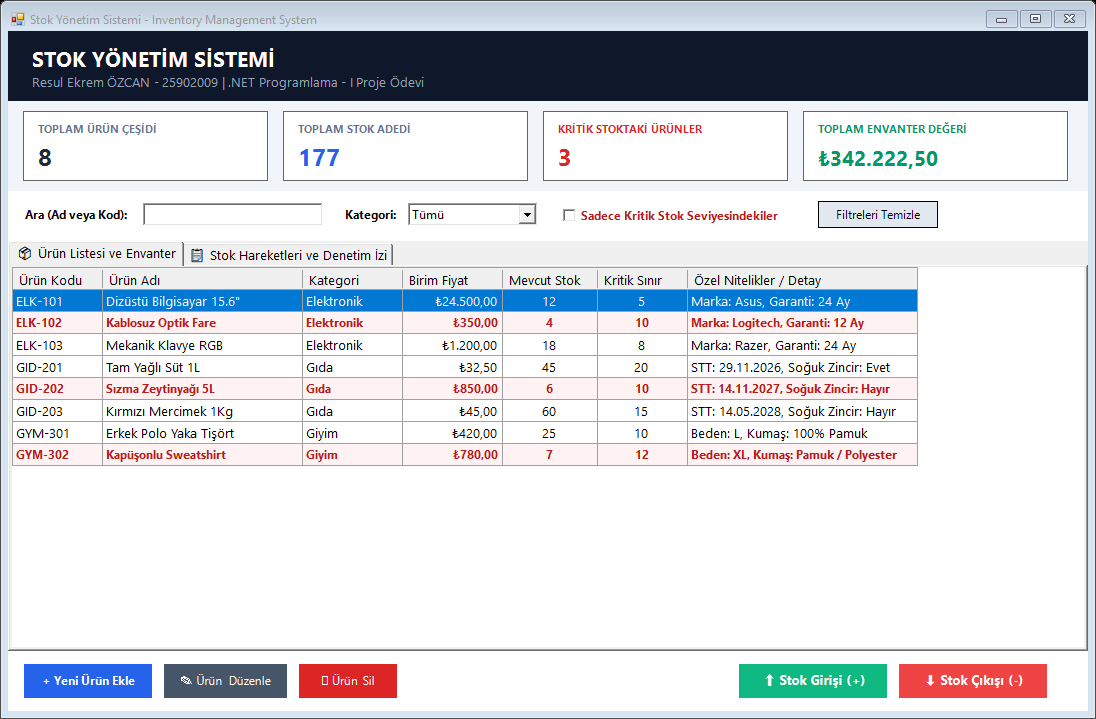
#> input picture Screenshots/01_AnaEkran_GenelGörünüm.png, 1096 x 719 px, found by its file name
$ python generate_clean_dialog_images.py
#> lines starting #> are read from the running program, lines starting #| are printed output that depends on the picture
# -*- coding: utf-8 -*-
import os
import math
from PIL import Image, ImageDraw, ImageFont

def draw_stylish_arrow(draw, start, end, color='#2563eb', width=3, arrow_len=14):
    x0, y0 = start
    x1, y1 = end

    # Başlangıç noktasına şık bir hedef daire/nokta koy
    draw.ellipse([x0-4, y0-4, x0+4, y0+4], fill=color, outline='#ffffff', width=1)

    # Çizgi
    draw.line([start, end], fill=color, width=width)

    # Ok Başı
    angle = math.atan2(y1 - y0, x1 - x0)
    angle1 = angle + math.pi - math.pi / 5.5
    angle2 = angle + math.pi + math.pi / 5.5

    p1 = (x1 + arrow_len * math.cos(angle1), y1 + arrow_len * math.sin(angle1))
    p2 = (x1 + arrow_len * math.cos(angle2), y1 + arrow_len * math.sin(angle2))
    draw.polygon([end, p1, p2], fill=color)

def draw_badge_card(draw, rect, badge_num, title, lines, color_theme, font_num, font_title, font_body):
    x, y, w, h = rect
    bg = color_theme['bg']
    border = color_theme['border']
    primary = color_theme['primary']
    text_color = color_theme['text']

    # Gölge efekti
    draw.rounded_rectangle([x+3, y+3, x+w+3, y+h+3], radius=10, fill='#e2e8f0')
    # Ana Kart
    draw.rounded_rectangle([x, y, x+w, y+h], radius=10, fill=bg, outline=border, width=2)

    # Rozet (Numara Çemberi)
    bx, by, br = x + 24, y + 24, 14
    draw.ellipse([bx-br, by-br, bx+br, by+br], fill=primary)

    # Rozet Numarası (Merkezleme)
    draw.text((bx-5, by-8), str(badge_num), fill='#ffffff', font=font_num)

    # Başlık
    draw.text((x + 48, y + 14), title, fill=primary, font=font_title)

    # Açıklama Metinleri
    cur_y = y + 42
    for line in lines:
        draw.text((x + 16, cur_y), line, fill=text_color, font=font_body)
        cur_y += 18

base_shots = r"C:\Users\ahmet\OneDrive\Desktop\.NET PROJE ÖDEVİ\25902009_ResulEkremOzcan_InventoryManagement\Screenshots"
out_dir = r"C:\Users\ahmet\OneDrive\Desktop\.NET PROJE ÖDEVİ\25902009_ResulEkremOzcan_InventoryManagement\03_Report\Gorseller"
os.makedirs(out_dir, exist_ok=True)

# Fontlar
try:
    f_header = ImageFont.truetype("arialbd.ttf", 20)
    f_sub = ImageFont.truetype("arial.ttf", 13)
    f_num = ImageFont.truetype("arialbd.ttf", 13)
    f_title = ImageFont.truetype("arialbd.ttf", 13)
    f_body = ImageFont.truetype("arial.ttf", 11)
except:
    f_header = ImageFont.load_default()
    f_sub = ImageFont.load_default()
    f_num = ImageFont.load_default()
    f_title = ImageFont.load_default()
    f_body = ImageFont.load_default()

themes = {
    'blue':   {'bg': '#f8faff', 'border': '#3b82f6', 'primary': '#1d4ed8', 'text': '#1e293b'},
    'green':  {'bg': '#f6fdf8', 'border': '#22c55e', 'primary': '#15803d', 'text': '#1e293b'},
    'red':    {'bg': '#fef7f7', 'border': '#ef4444', 'primary': '#b91c1c', 'text': '#1e293b'},
    'purple': {'bg': '#faf6ff', 'border': '#a855f7', 'primary': '#7e22ce', 'text': '#1e293b'},
    'amber':  {'bg': '#fffbf0', 'border': '#f59e0b', 'primary': '#b45309', 'text': '#1e293b'}
}

# =========================================================================
# GÖRSEL 1: ANA EKRAN KULLANIM & KONTROL REHBERİ
# =========================================================================
img1_raw = Image.open(os.path.join(base_shots, "01_AnaEkran_GenelGörünüm.png"))
#> img1_raw is the input picture: PIL image 1096x719 RGBA; mean R, G, B, A 211.9, 214.1, 219.4, 255
w_raw, h_raw = img1_raw.size
#> w_raw = 1096; h_raw = 719
canvas1 = Image.new('RGB', (w_raw + 480, h_raw + 100), color='#f1f5f9')
d1 = ImageDraw.Draw(canvas1)

# Üst Başlık Şeridi
d1.rectangle([0, 0, canvas1.width, 60], fill='#0f172a')
d1.text((30, 12), "STOK YÖNETİM SİSTEMİ • ANA EKRAN BİLEŞENLERİ VE KONTROL REHBERİ", fill='#ffffff', font=f_header)
d1.text((30, 36), "Resul Ekrem ÖZCAN - 25902009 | BGT331 .NET Programlama - I", fill='#94a3b8', font=f_sub)

# Ekranı Yapıştır
canvas1.paste(img1_raw, (30, 80))

# Sağdaki Dialog/Açıklama Kartları
cx = w_raw + 50
#> cx = 1146
draw_badge_card(d1, (cx, 80, 430, 95), 1, "CANLI DASHBOARD KARTLARI", [
    "• Toplam Urun, Toplam Stok, Kritik Stok ve Envanter Tutari.",
    "• Sabit sayi degildir; generic List<Urun> uzerinden dinamik",
    "  formuller ve LINQ sorgulari ile her islemde guncellenir."
], themes['blue'], f_num, f_title, f_body)
#> in draw_badge_card, `bg = color_theme['bg']`: bg = '#f8faff'
#> in draw_badge_card, `border = color_theme['border']`: border = '#3b82f6'
#> in draw_badge_card, `primary = color_theme['primary']`: primary = '#1d4ed8'
#> in draw_badge_card, `text_color = color_theme['text']`: text_color = '#1e293b'
#> after the loop in draw_badge_card, `for line in lines:`: cur_y = 176
draw_stylish_arrow(d1, (450, 195), (cx, 125), color='#1d4ed8', width=3)

draw_badge_card(d1, (cx, 195, 430, 95), 2, "CANLI ARAMA & KATEGORI FILTRESI", [
    "• txtArama ile ad veya kod yazildikca liste aninda suzulur.",
    "• ComboBox ile Elektronik, Gida ve Giyim kategorilerine gore",
    "  tek tikla filtreleme yapilir. Filtreleri Temizle ile sifirlanir."
], themes['green'], f_num, f_title, f_body)
draw_stylish_arrow(d1, (400, 260), (cx, 240), color='#15803d', width=3)

draw_badge_card(d1, (cx, 310, 430, 105), 3, "KRITIK STOK FILTRESI & RENK VURGUSU", [
    "• Kritik stok sinirinin altindaki urunler tabloda acik kirmizi",
    "  renkle boyanarak yoneticiye acil tedarik uyarisi verir.",
    "• Onay kutusu secildiginde sadece kritik urunler listelenir."
], themes['red'], f_num, f_title, f_body)
draw_stylish_arrow(d1, (500, 370), (cx, 360), color='#b91c1c', width=3)

draw_badge_card(d1, (cx, 435, 430, 105), 4, "POLIMORFIK DETAY SUTUNU (OOP)", [
    "• DetayBilgisiGetir() soyut metodunun polimorfik cagrisidir.",
    "• Elektronik icin 'Marka & Garanti', Gida icin 'STT & Soguk",
    "  Zincir', Giyim icin 'Beden & Kumas' bilgisi dinamik gosterilir."
], themes['purple'], f_num, f_title, f_body)
draw_stylish_arrow(d1, (w_raw - 120, 380), (cx, 485), color='#7e22ce', width=3)

draw_badge_card(d1, (cx, 560, 430, 95), 5, "URUN YONETIMI BUTONLARI (CRUD)", [
    "• Yeni Urun Ekle: FormUrunEkleGuncelle diyalogunu acar.",
    "• Urun Duzenle & Urun Sil: Secili kaydi gunceller veya siler.",
    "• Mukerrer kod kontrolu ile ayni kodun eklenmesi engellenir."
], themes['amber'], f_num, f_title, f_body)
draw_stylish_arrow(d1, (200, h_raw + 40), (cx, 605), color='#b45309', width=3)

draw_badge_card(d1, (cx, 675, 430, 105), 6, "STOK GIRIS (+) VE CIKIS (-) ISLEMLERI", [
    "• Secili urunun stogunu kontrollu artirir veya guvenle dusurur.",
    "• Miktar 0, 000 veya negatif girilemez; aciklama zorunludur.",
    "• Yetersiz bakiye kilidiyle eksi stok riski kesin olarak engellenir."
], themes['green'], f_num, f_title, f_body)
draw_stylish_arrow(d1, (w_raw - 120, h_raw + 40), (cx, 725), color='#15803d', width=3)

canvas1.save(os.path.join(out_dir, "01_AnaEkran_Rehberi.png"))

# =========================================================================
# GÖRSEL 2: YENİ ÜRÜN EKLEME / GÜNCELLEME DİYALOG REHBERİ
# =========================================================================
img2_raw = Image.open(os.path.join(base_shots, "02_YeniUrun_EklemeEkrani.png"))
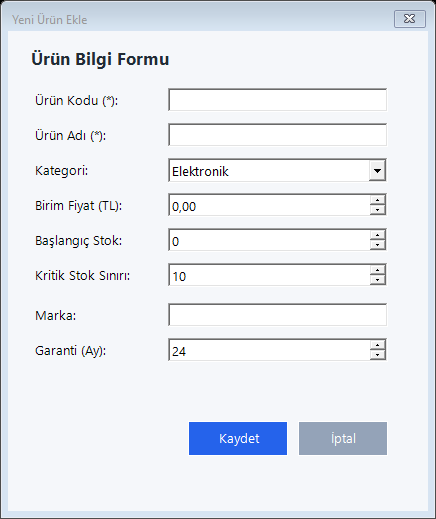
#> input picture Screenshots/02_YeniUrun_EklemeEkrani.png, 436 x 519 px, found by its file name
#> img2_raw is the input picture: PIL image 436x519 RGBA; mean R, G, B, A 232.7, 236.3, 241.8, 255
w2_raw, h2_raw = img2_raw.size
#> w2_raw = 436; h2_raw = 519
canvas2 = Image.new('RGB', (w2_raw + 520, h2_raw + 100), color='#f1f5f9')
d2 = ImageDraw.Draw(canvas2)

d2.rectangle([0, 0, canvas2.width, 60], fill='#0f172a')
d2.text((30, 12), "ÜRÜN EKLEME VE DOĞRULAMA (VALIDATION) REHBERİ", fill='#ffffff', font=f_header)
d2.text((30, 36), "FormUrunEkleGuncelle • Kapsülleme ve Veri Bütünlüğü Doğrulamaları", fill='#94a3b8', font=f_sub)

canvas2.paste(img2_raw, (30, 80))
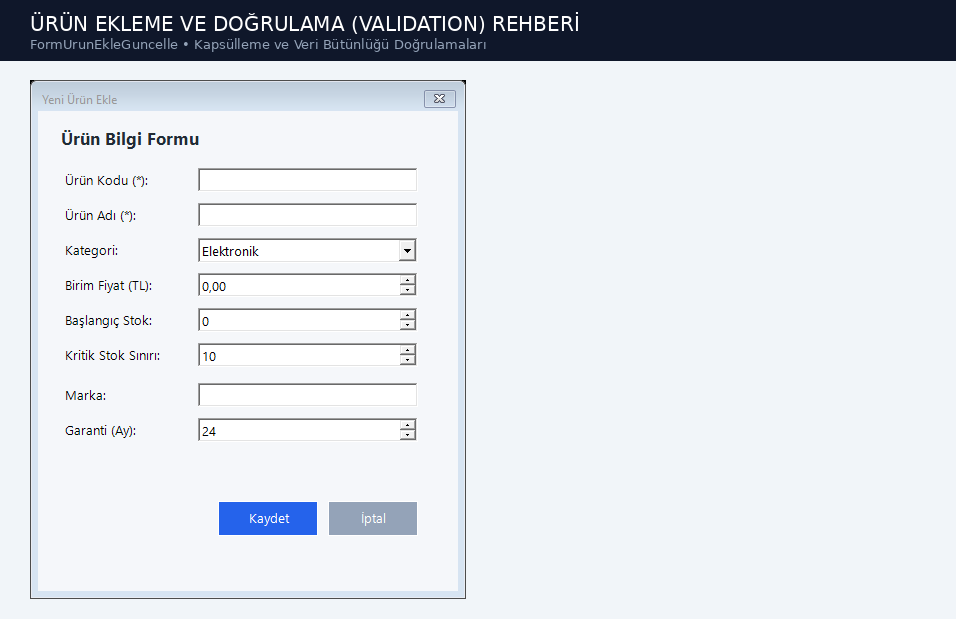
#> canvas2: PIL image 956x619 RGB; mean R, G, B 216.9, 221.1, 227.1

cx2 = w2_raw + 50
#> cx2 = 486
draw_badge_card(d2, (cx2, 90, 480, 85), 1, "BENZERSIZ URUN KODU VE UZUNLUK KONTROLU", [
    "• string.IsNullOrWhiteSpace kontrolu ile bos birakilamaz.",
    "• En az 2 karakter olmali ve @, #, $, % gibi ozel karakterler",
    "  kesinlikle engellenir. Mukerrer/ayni kod eklenemez."
], themes['red'], f_num, f_title, f_body)
draw_stylish_arrow(d2, (340, 140), (cx2, 130), color='#b91c1c', width=3)

draw_badge_card(d2, (cx2, 195, 480, 85), 2, "KATEGORI SECIMI VE DINAMIK KALITIM PANELİ", [
    "• Kategori secildiginde alt panel dinamik olarak degisir.",
    "• Elektronik ise Marka/Garanti, Gida ise STT/Soguk Zincir,",
    "  Giyim ise Beden/Kumas panel kontrolleri gorunur hale gelir."
], themes['blue'], f_num, f_title, f_body)
draw_stylish_arrow(d2, (340, 215), (cx2, 235), color='#1d4ed8', width=3)

draw_badge_card(d2, (cx2, 300, 480, 85), 3, "KAPSULLEME: 0 TL VE NEGATIF FIYAT KORUMASI", [
    "• NumericUpDown kontrolu ile yalnizca sayisal giris yapilir.",
    "• Urun.cs kapsulleme katmaninda fiyat <= 0 ise sistem hata",
    "  firlatir; bedelsiz veya eksi fiyatli urun eklenemez."
], themes['green'], f_num, f_title, f_body)
draw_stylish_arrow(d2, (340, 255), (cx2, 340), color='#15803d', width=3)

draw_badge_card(d2, (cx2, 405, 480, 85), 4, "POLIMORFIK ALANLAR VE GUCLU VALIDASYON", [
    "• Marka, Beden ve Kumas alanlarina zararli ozel karakterlerin",
    "  girisi regex filtreleri ile engellenerek veri guvenligi saglanir."
], themes['purple'], f_num, f_title, f_body)
draw_stylish_arrow(d2, (340, 390), (cx2, 445), color='#7e22ce', width=3)

draw_badge_card(d2, (cx2, 510, 480, 80), 5, "KAYDET VE DOGRULAMA (btnKaydet_Click)", [
    "• Try-Catch bloklari altinda somut alt sinif (Derived Class)",
    "  new'lenerek StokYonetici listesine guvenle dahil edilir."
], themes['amber'], f_num, f_title, f_body)
draw_stylish_arrow(d2, (260, h2_raw + 20), (cx2, 550), color='#b45309', width=3)

canvas2.save(os.path.join(out_dir, "02_UrunEkleme_Rehberi.png"))

# =========================================================================
# GÖRSEL 3: STOK GİRİŞ VE ÇIKIŞ GÜVENLİK DİYALOGLARI
# =========================================================================
img3_raw = Image.open(os.path.join(base_shots, "03_StokGiris_Ekrani.png"))
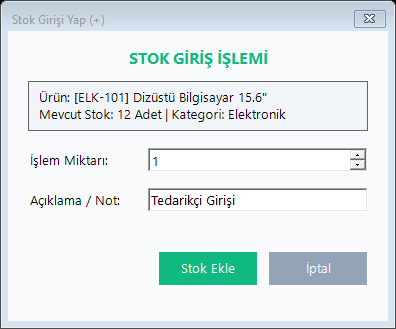
#> input picture Screenshots/03_StokGiris_Ekrani.png, 396 x 329 px, found by its file name
#> img3_raw is the input picture: PIL image 396x329 RGBA; mean R, G, B, A 225.7, 234.3, 236.8, 255
img4_raw = Image.open(os.path.join(base_shots, "04_StokCikis_Ekrani.png"))
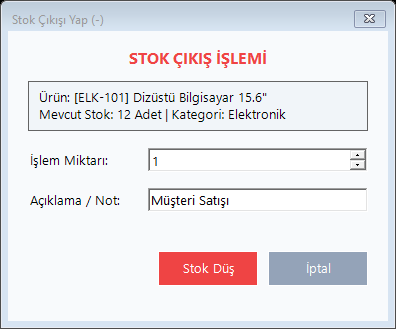
#> input picture Screenshots/04_StokCikis_Ekrani.png, 396 x 329 px, found by its file name
#> img4_raw is the input picture: PIL image 396x329 RGBA; mean R, G, B, A 232.3, 230.9, 235, 255

w3_raw, h3_raw = img3_raw.size
#> w3_raw = 396; h3_raw = 329
canvas3 = Image.new('RGB', (w3_raw + 550, h3_raw * 2 + 130), color='#f1f5f9')
d3 = ImageDraw.Draw(canvas3)

d3.rectangle([0, 0, canvas3.width, 60], fill='#0f172a')
d3.text((30, 12), "STOK HAREKETLERİ • GİRİŞ (+) VE ÇIKIŞ (-) GÜVENLİK DİYALOGLARI", fill='#ffffff', font=f_header)
d3.text((30, 36), "FormStokIslem • 0, 000 Engeli, Yetersiz Bakiye Kilidi ve Denetim İzi", fill='#94a3b8', font=f_sub)

canvas3.paste(img3_raw, (30, 80))
canvas3.paste(img4_raw, (30, 80 + h3_raw + 30))
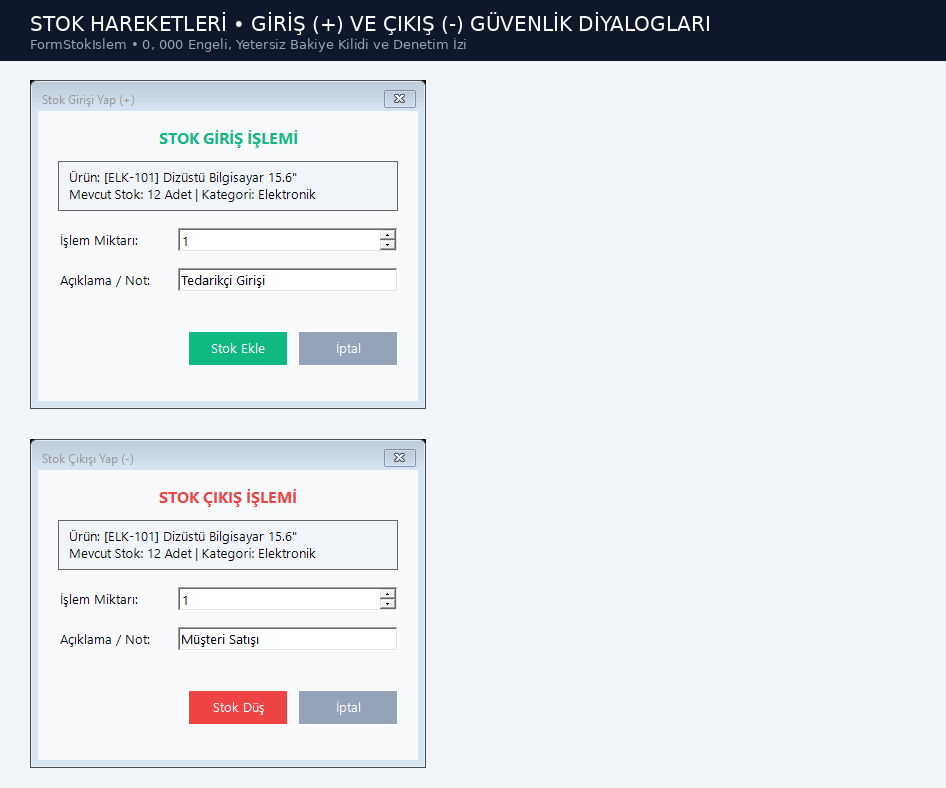
#> canvas3: PIL image 946x788 RGB; mean R, G, B 220.5, 224.7, 229.5

cx3 = w3_raw + 50
#> cx3 = 446
draw_badge_card(d3, (cx3, 90, 500, 95), 1, "STOK GIRISI (+) VE 0 / 000 MIKTAR ENGELI", [
    "• Miktar alanina 0, 00, 000 veya gecersiz giris yapilmasi",
    "  int.TryParse ve <= 0 kontrolleri ile tamamen engellenmistir.",
    "• Girilen miktar kadar urun stogu dogrudan artirilir."
], themes['green'], f_num, f_title, f_body)
draw_stylish_arrow(d3, (280, 205), (cx3, 135), color='#15803d', width=3)

draw_badge_card(d3, (cx3, 205, 500, 95), 2, "ZORUNLU ACIKLAMA VE OZEL KARAKTER FILTRESI", [
    "• Tedarikci, fatura no veya sevk bilgisi girilmesi zorunludur.",
    "• Aciklamaya @, #, $, <, > gibi yabanci karakterler girilemez;",
    "  denetim izi kayitlarinin temiz kalmasi saglanir."
], themes['blue'], f_num, f_title, f_body)
draw_stylish_arrow(d3, (280, 245), (cx3, 250), color='#1d4ed8', width=3)

draw_badge_card(d3, (cx3, 440, 500, 105), 3, "STOK CIKISI (-) VE YETERSIZ BAKIYE KILIDI", [
    "• Mevcut stoktan (ornegin 12 adetten) daha fazla cikis yapilamaz!",
    "• numMiktar.Maximum degeri urunun eldeki stoguna sinirlanir.",
    "• if (miktar > StokMiktari) kontrolu ile eksiye dusus imkansizdir."
], themes['red'], f_num, f_title, f_body)
draw_stylish_arrow(d3, (280, 440 + h3_raw - 120), (cx3, 490), color='#b91c1c', width=3)

draw_badge_card(d3, (cx3, 565, 500, 95), 4, "ANLIK DUSUM VE ISLEM KAYDI OLUSTURMA", [
    "• Urun.StokCikis(miktar) metodu basariyla tamamlandiginda",
    "  stok aninda duser ve denetim sekmesine IslemKaydi yazilir.",
    "• Ana ekrandaki Dashboard sayilari aninda guncellenir."
], themes['amber'], f_num, f_title, f_body)
draw_stylish_arrow(d3, (220, 440 + h3_raw - 20), (cx3, 610), color='#b45309', width=3)

canvas3.save(os.path.join(out_dir, "03_StokHareketleri_Rehberi.png"))

# =========================================================================
# GÖRSEL 4: STOK DENETİM İZİ (AUDIT LOG) REHBERİ
# =========================================================================
img6_raw = Image.open(os.path.join(base_shots, "06_StokHareketleriGecmisi.png"))
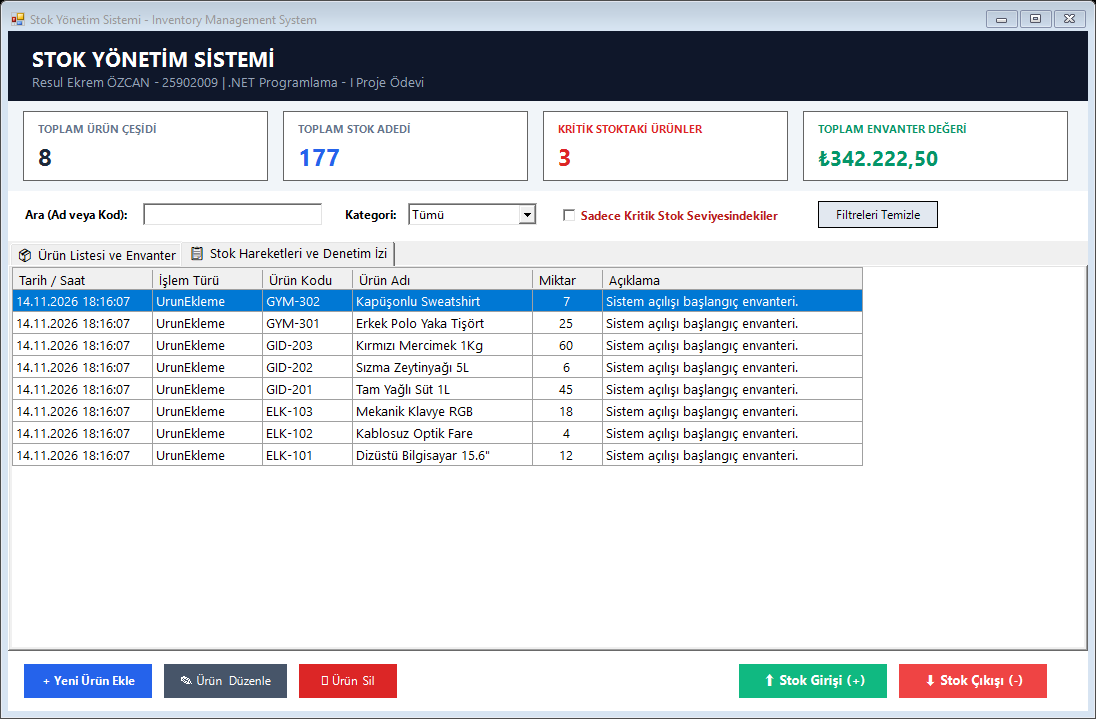
#> input picture Screenshots/06_StokHareketleriGecmisi.png, 1096 x 719 px, found by its file name
#> img6_raw is the input picture: PIL image 1096x719 RGBA; mean R, G, B, A 211.5, 215.1, 220.4, 255
w6_raw, h6_raw = img6_raw.size
#> w6_raw = 1096; h6_raw = 719
canvas4 = Image.new('RGB', (w6_raw + 480, h6_raw + 100), color='#f1f5f9')
d4 = ImageDraw.Draw(canvas4)

d4.rectangle([0, 0, canvas4.width, 60], fill='#0f172a')
d4.text((30, 12), "STOK HAREKETLERİ GEÇMİŞİ VE DENETİM İZİ (AUDIT LOG) REHBERİ", fill='#ffffff', font=f_header)
d4.text((30, 36), "IslemKaydi • Yapılan Her İşlemin Tarih, Saat, Tür ve Miktar Takibi", fill='#94a3b8', font=f_sub)

canvas4.paste(img6_raw, (30, 80))

cx4 = w6_raw + 50
#> cx4 = 1146
draw_badge_card(d4, (cx4, 120, 430, 95), 1, "KESIN ZAMAN DAMGASI (DateTime.Now)", [
    "• Yapilan tum ekleme, guncelleme, silme ve stok islemleri",
    "  saniyesine kadar tarih/saat damgasiyla kayit altina alinir.",
    "• Tabloda en son gerceklesen islem en ustte listelenir."
], themes['blue'], f_num, f_title, f_body)
draw_stylish_arrow(d4, (120, 260), (cx4, 165), color='#1d4ed8', width=3)

draw_badge_card(d4, (cx4, 250, 430, 95), 2, "TIP GUVENLI ISLEM TURLERI (ENUM)", [
    "• IslemTuru enum yapisi (UrunEkleme, UrunGuncelleme,",
    "  UrunSilme, StokGiris, StokCikis) sayesinde veriler tip",
    "  guvenli olarak saklanir ve yonetilir."
], themes['purple'], f_num, f_title, f_body)
draw_stylish_arrow(d4, (240, 260), (cx4, 295), color='#7e22ce', width=3)

draw_badge_card(d4, (cx4, 380, 430, 95), 3, "URUN VE MIKTAR DETAYLARI", [
    "• Hangi urun kodunda kac adet degisiklik oldugu seffafca",
    "  sunulur. Stok tutarsizliklari kolaylikla takip edilebilir."
], themes['green'], f_num, f_title, f_body)
draw_stylish_arrow(d4, (550, 260), (cx4, 425), color='#15803d', width=3)

draw_badge_card(d4, (cx4, 510, 430, 95), 4, "DENETIM ACIKLAMALARI VE SUREC TAKIBI", [
    "• Kullanicinin islem aninda girdigi tedarikci, musteri veya",
    "  sistem aciklamalari raporlanir; tam denetim izi saglanir."
], themes['amber'], f_num, f_title, f_body)
draw_stylish_arrow(d4, (850, 260), (cx4, 555), color='#b45309', width=3)

canvas4.save(os.path.join(out_dir, "04_DenetimIzi_Rehberi.png"))
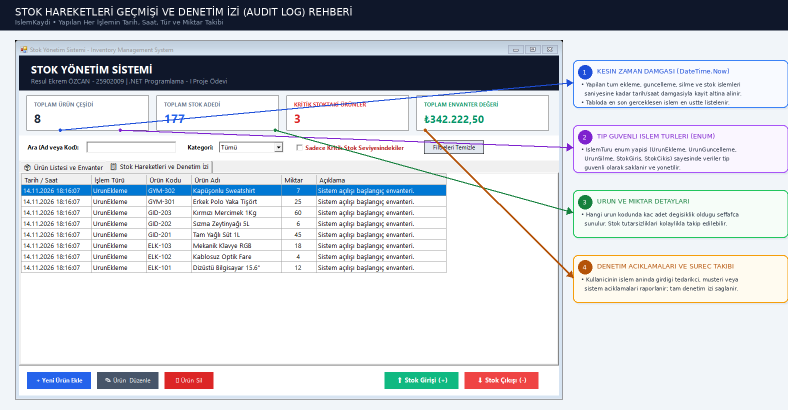
#> saved as 04_DenetimIzi_Rehberi.png: PIL image 1576x819 RGB (shown at 1/2 size); mean R, G, B 204.6, 208.2, 214.1

print("Tum yeni nesil diyalog kartli rehber gorselleri basariyla uretildi!")
